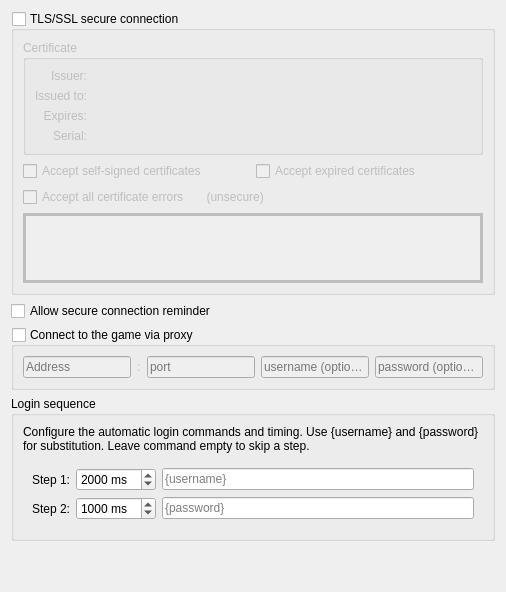
     <widget class="QWidget" name="tab_connection">
      <attribute name="title">
       <string>Connection</string>
      </attribute>
      <layout class="QVBoxLayout" name="verticalLayout_tab_connection">
       <item>
        <widget class="QGroupBox" name="groupBox_ssl">
         <property name="title">
          <string>TLS/SSL secure connection</string>
         </property>
         <property name="checkable">
          <bool>true</bool>
         </property>
         <property name="checked">
          <bool>false</bool>
         </property>
         <layout class="QGridLayout" name="gridLayout_groupBox_ssl">
          <item row="0" column="0" colspan="2">
           <widget class="QGroupBox" name="groupBox_ssl_certificate">
            <property name="sizePolicy">
             <sizepolicy hsizetype="Expanding" vsizetype="Preferred">
              <horstretch>0</horstretch>
              <verstretch>0</verstretch>
             </sizepolicy>
            </property>
            <property name="title">
             <string>Certificate</string>
            </property>
            <layout class="QGridLayout" name="gridLayout_groupBox_ssl_certificate" columnstretch="0,1">
             <item row="0" column="0">
              <widget class="QLabel" name="label">
               <property name="layoutDirection">
                <enum>Qt::LayoutDirection::LeftToRight</enum>
               </property>
               <property name="text">
                <string>Issuer:</string>
               </property>
               <property name="alignment">
                <set>Qt::AlignmentFlag::AlignRight|Qt::AlignmentFlag::AlignTrailing|Qt::AlignmentFlag::AlignVCenter</set>
               </property>
              </widget>
             </item>
             <item row="0" column="1">
              <widget class="QLabel" name="ssl_issuer_label">
               <property name="text">
                <string/>
               </property>
              </widget>
             </item>
             <item row="1" column="0">
              <widget class="QLabel" name="label_2">
               <property name="text">
                <string>Issued to:</string>
               </property>
               <property name="alignment">
                <set>Qt::AlignmentFlag::AlignRight|Qt::AlignmentFlag::AlignTrailing|Qt::AlignmentFlag::AlignVCenter</set>
               </property>
              </widget>
             </item>
             <item row="1" column="1">
              <widget class="QLabel" name="ssl_issued_label">
               <property name="text">
                <string/>
               </property>
              </widget>
             </item>
             <item row="2" column="0">
              <widget class="QLabel" name="label_3">
               <property name="text">
                <string>Expires:</string>
               </property>
               <property name="alignment">
                <set>Qt::AlignmentFlag::AlignRight|Qt::AlignmentFlag::AlignTrailing|Qt::AlignmentFlag::AlignVCenter</set>
               </property>
              </widget>
             </item>
             <item row="2" column="1">
              <widget class="QLabel" name="ssl_expires_label">
               <property name="text">
                <string/>
               </property>
              </widget>
             </item>
             <item row="3" column="0">
              <widget class="QLabel" name="label_7">
               <property name="text">
                <string>Serial:</string>
               </property>
               <property name="alignment">
                <set>Qt::AlignmentFlag::AlignRight|Qt::AlignmentFlag::AlignTrailing|Qt::AlignmentFlag::AlignVCenter</set>
               </property>
              </widget>
             </item>
             <item row="3" column="1">
              <widget class="QLabel" name="ssl_serial_label">
               <property name="text">
                <string/>
               </property>
              </widget>
             </item>
            </layout>
           </widget>
          </item>
          <item row="1" column="0">
           <widget class="QCheckBox" name="checkBox_self_signed">
            <property name="toolTip">
             <string extracomment="Accept secure certificates from the game even if they have expired. This presents a security risk"/>
            </property>
            <property name="text">
             <string>Accept self-signed certificates</string>
            </property>
           </widget>
          </item>
          <item row="1" column="1">
           <widget class="QCheckBox" name="checkBox_expired">
            <property name="toolTip">
             <string extracomment="Accept secure certificates from the game even if they have expired. This presents a security risk"/>
            </property>
            <property name="text">
             <string>Accept expired certificates</string>
            </property>
           </widget>
          </item>
          <item row="2" column="0" colspan="2">
           <widget class="QCheckBox" name="checkBox_ignore_all">
            <property name="toolTip">
             <string extracomment="Ignore all SSL/TLS errors - this negates the point of a secure connection, use carefully"/>
            </property>
            <property name="text">
             <string>Accept all certificate errors       (unsecure)</string>
            </property>
           </widget>
          </item>
          <item row="3" column="0" colspan="2">
           <widget class="QFrame" name="frame_notificationArea">
            <property name="sizePolicy">
             <sizepolicy hsizetype="Expanding" vsizetype="Fixed">
              <horstretch>0</horstretch>
              <verstretch>0</verstretch>
             </sizepolicy>
            </property>
            <property name="minimumSize">
             <size>
              <width>0</width>
              <height>70</height>
             </size>
            </property>
            <property name="maximumSize">
             <size>
              <width>16777215</width>
              <height>16777215</height>
             </size>
            </property>
            <property name="font">
             <font>
              <pointsize>16</pointsize>
              <stylestrategy>PreferAntialias</stylestrategy>
             </font>
            </property>
            <property name="cursor">
             <cursorShape>ArrowCursor</cursorShape>
            </property>
            <property name="autoFillBackground">
             <bool>true</bool>
            </property>
            <property name="frameShape">
             <enum>QFrame::Shape::Box</enum>
            </property>
            <property name="frameShadow">
             <enum>QFrame::Shadow::Plain</enum>
            </property>
            <property name="lineWidth">
             <number>3</number>
            </property>
            <property name="midLineWidth">
             <number>3</number>
            </property>
            <layout class="QHBoxLayout" name="horizontalLayout_frame_notificationArea">
             <property name="spacing">
              <number>0</number>
             </property>
             <property name="leftMargin">
              <number>0</number>
             </property>
             <property name="topMargin">
              <number>0</number>
             </property>
             <property name="rightMargin">
              <number>0</number>
             </property>
             <property name="bottomMargin">
              <number>0</number>
             </property>
             <item>
              <widget class="QLabel" name="notificationAreaIconLabelWarning">
               <property name="sizePolicy">
                <sizepolicy hsizetype="Fixed" vsizetype="Fixed">
                 <horstretch>0</horstretch>
                 <verstretch>0</verstretch>
                </sizepolicy>
               </property>
               <property name="autoFillBackground">
                <bool>true</bool>
               </property>
               <property name="text">
                <string/>
               </property>
               <property name="pixmap">
                <pixmap resource="../mudlet.qrc">:/icons/dialog-warning.png</pixmap>
               </property>
               <property name="scaledContents">
                <bool>false</bool>
               </property>
               <property name="alignment">
                <set>Qt::AlignmentFlag::AlignCenter</set>
               </property>
               <property name="wordWrap">
                <bool>true</bool>
               </property>
               <property name="margin">
                <number>5</number>
               </property>
               <property name="textInteractionFlags">
                <set>Qt::TextInteractionFlag::NoTextInteraction</set>
               </property>
              </widget>
             </item>
             <item>
              <widget class="QLabel" name="notificationAreaIconLabelError">
               <property name="sizePolicy">
                <sizepolicy hsizetype="Fixed" vsizetype="Fixed">
                 <horstretch>0</horstretch>
                 <verstretch>0</verstretch>
                </sizepolicy>
               </property>
               <property name="autoFillBackground">
                <bool>true</bool>
               </property>
               <property name="text">
                <string/>
               </property>
               <property name="pixmap">
                <pixmap resource="../mudlet.qrc">:/icons/dialog-error.png</pixmap>
               </property>
               <property name="scaledContents">
                <bool>false</bool>
               </property>
               <property name="alignment">
                <set>Qt::AlignmentFlag::AlignCenter</set>
               </property>
               <property name="wordWrap">
                <bool>true</bool>
               </property>
               <property name="margin">
                <number>5</number>
               </property>
               <property name="textInteractionFlags">
                <set>Qt::TextInteractionFlag::NoTextInteraction</set>
               </property>
              </widget>
             </item>
             <item>
              <widget class="QLabel" name="notificationAreaIconLabelInformation">
               <property name="sizePolicy">
                <sizepolicy hsizetype="Fixed" vsizetype="Fixed">
                 <horstretch>0</horstretch>
                 <verstretch>0</verstretch>
                </sizepolicy>
               </property>
               <property name="autoFillBackground">
                <bool>true</bool>
               </property>
               <property name="text">
                <string/>
               </property>
               <property name="pixmap">
                <pixmap resource="../mudlet.qrc">:/icons/dialog-information.png</pixmap>
               </property>
               <property name="scaledContents">
                <bool>false</bool>
               </property>
               <property name="alignment">
                <set>Qt::AlignmentFlag::AlignCenter</set>
               </property>
               <property name="wordWrap">
                <bool>true</bool>
               </property>
               <property name="margin">
                <number>5</number>
               </property>
               <property name="textInteractionFlags">
                <set>Qt::TextInteractionFlag::NoTextInteraction</set>
               </property>
              </widget>
             </item>
             <item>
              <widget class="QLabel" name="notificationAreaMessageBox">
               <property name="sizePolicy">
                <sizepolicy hsizetype="Expanding" vsizetype="Expanding">
                 <horstretch>0</horstretch>
                 <verstretch>0</verstretch>
                </sizepolicy>
               </property>
               <property name="font">
                <font>
                 <pointsize>8</pointsize>
                 <stylestrategy>PreferAntialias</stylestrategy>
                </font>
               </property>
               <property name="autoFillBackground">
                <bool>true</bool>
               </property>
               <property name="text">
                <string/>
               </property>
               <property name="scaledContents">
                <bool>true</bool>
               </property>
               <property name="alignment">
                <set>Qt::AlignmentFlag::AlignLeading|Qt::AlignmentFlag::AlignLeft|Qt::AlignmentFlag::AlignVCenter</set>
               </property>
               <property name="wordWrap">
                <bool>true</bool>
               </property>
               <property name="margin">
                <number>5</number>
               </property>
               <property name="openExternalLinks">
                <bool>true</bool>
               </property>
              </widget>
             </item>
            </layout>
           </widget>
          </item>
         </layout>
        </widget>
       </item>
       <item>
        <widget class="QCheckBox" name="checkBox_askTlsAvailable">
         <property name="toolTip">
          <string>&lt;p&gt;To encourage enhanced data transfer protection and privacy, be prompted for a choice to switch to an encrypted port when advertised via Mud Server Status Protocol (MSSP).&lt;/p&gt;</string>
         </property>
         <property name="accessibleDescription">
          <string>To encourage enhanced data transfer protection and privacy, be prompted for a choice to switch to an encrypted port when advertised via Mud Server Status Protocol (MSSP).</string>
         </property>
         <property name="text">
          <string>Allow secure connection reminder</string>
         </property>
         <property name="checkable">
          <bool>true</bool>
         </property>
         <property name="checked">
          <bool>false</bool>
         </property>
        </widget>
       </item>
       <item>
        <widget class="QGroupBox" name="groupBox_proxy">
         <property name="title">
          <string>Connect to the game via proxy</string>
         </property>
         <property name="checkable">
          <bool>true</bool>
         </property>
         <property name="checked">
          <bool>false</bool>
         </property>
         <layout class="QHBoxLayout" name="hBoxLayout_groupBox_proxy">
          <item>
           <widget class="QLineEdit" name="lineEdit_proxyAddress">
            <property name="text">
             <string/>
            </property>
            <property name="placeholderText">
             <string>Address</string>
            </property>
            <property name="clearButtonEnabled">
             <bool>true</bool>
            </property>
           </widget>
          </item>
          <item>
           <widget class="QLabel" name="label_5">
            <property name="text">
             <string notr="true">:</string>
            </property>
           </widget>
          </item>
          <item>
           <widget class="QLineEdit" name="lineEdit_proxyPort">
            <property name="inputMask">
             <string notr="true">00009</string>
            </property>
            <property name="placeholderText">
             <string>port</string>
            </property>
            <property name="clearButtonEnabled">
             <bool>true</bool>
            </property>
           </widget>
          </item>
          <item>
           <widget class="QLineEdit" name="lineEdit_proxyUsername">
            <property name="toolTip">
             <string>&lt;p&gt;Username for logging into the proxy if required.&lt;/p&gt;</string>
            </property>
            <property name="accessibleDescription">
             <string>Username for logging into the proxy if required.</string>
            </property>
            <property name="text">
             <string/>
            </property>
            <property name="placeholderText">
             <string>username (optional)</string>
            </property>
            <property name="clearButtonEnabled">
             <bool>true</bool>
            </property>
           </widget>
          </item>
          <item>
           <widget class="QLineEdit" name="lineEdit_proxyPassword">
            <property name="toolTip">
             <string>&lt;p&gt;Password for logging into the proxy if required.&lt;/p&gt;</string>
            </property>
            <property name="accessibleDescription">
             <string>Password for logging into the proxy if required.</string>
            </property>
            <property name="echoMode">
             <enum>QLineEdit::EchoMode::Password</enum>
            </property>
            <property name="placeholderText">
             <string>password (optional)</string>
            </property>
           </widget>
          </item>
         </layout>
        </widget>
       </item>
       <item>
        <widget class="QGroupBox" name="groupBox_loginSequence">
         <property name="title">
          <string>Login sequence</string>
         </property>
         <layout class="QVBoxLayout" name="verticalLayout_loginSequence">
          <item>
           <widget class="QLabel" name="label_loginSequenceDescription">
            <property name="text">
             <string>Configure the automatic login commands and timing. Use {username} and {password} for substitution. Leave command empty to skip a step.</string>
            </property>
            <property name="wordWrap">
             <bool>true</bool>
            </property>
           </widget>
          </item>
          <item>
           <widget class="QWidget" name="widget_loginSequenceControls" native="true">
            <layout class="QGridLayout" name="gridLayout_loginSequence">
             <item row="0" column="0">
              <widget class="QLabel" name="label_step1">
               <property name="text">
                <string>Step 1:</string>
               </property>
               <property name="alignment">
                <set>Qt::AlignmentFlag::AlignRight|Qt::AlignmentFlag::AlignVCenter</set>
               </property>
              </widget>
             </item>
             <item row="0" column="1">
              <widget class="QSpinBox" name="spinBox_step1Delay">
               <property name="toolTip">
                <string>Delay before sending step 1 command (milliseconds)</string>
               </property>
               <property name="suffix">
                <string> ms</string>
               </property>
               <property name="minimum">
                <number>0</number>
               </property>
               <property name="maximum">
                <number>60000</number>
               </property>
               <property name="singleStep">
                <number>100</number>
               </property>
               <property name="value">
                <number>2000</number>
               </property>
              </widget>
             </item>
             <item row="0" column="2">
              <widget class="QLineEdit" name="lineEdit_step1Command">
               <property name="toolTip">
                <string>Command for step 1. Use {username} and {password} for substitution.</string>
               </property>
               <property name="placeholderText">
                <string>{username}</string>
               </property>
              </widget>
             </item>
             <item row="1" column="0">
              <widget class="QLabel" name="label_step2">
               <property name="text">
                <string>Step 2:</string>
               </property>
               <property name="alignment">
                <set>Qt::AlignmentFlag::AlignRight|Qt::AlignmentFlag::AlignVCenter</set>
               </property>
              </widget>
             </item>
             <item row="1" column="1">
              <widget class="QSpinBox" name="spinBox_step2Delay">
               <property name="toolTip">
                <string>Delay after step 1 before sending step 2 command (milliseconds)</string>
               </property>
               <property name="suffix">
                <string> ms</string>
               </property>
               <property name="minimum">
                <number>0</number>
               </property>
               <property name="maximum">
                <number>60000</number>
               </property>
               <property name="singleStep">
                <number>100</number>
               </property>
               <property name="value">
                <number>1000</number>
               </property>
              </widget>
             </item>
             <item row="1" column="2">
              <widget class="QLineEdit" name="lineEdit_step2Command">
               <property name="toolTip">
                <string>Command for step 2. Use {username} and {password} for substitution. Leave empty to skip this step.</string>
               </property>
               <property name="placeholderText">
                <string>{password}</string>
               </property>
              </widget>
             </item>
            </layout>
           </widget>
          </item>
         </layout>
        </widget>
       </item>
       <item>
        <spacer name="verticalSpacer_chat">
         <property name="orientation">
          <enum>Qt::Orientation::Vertical</enum>
         </property>
         <property name="sizeType">
          <enum>QSizePolicy::Policy::Expanding</enum>
         </property>
         <property name="sizeHint" stdset="0">
          <size>
           <width>20</width>
           <height>40</height>
          </size>
         </property>
        </spacer>
       </item>
      </layout>
     </widget>
